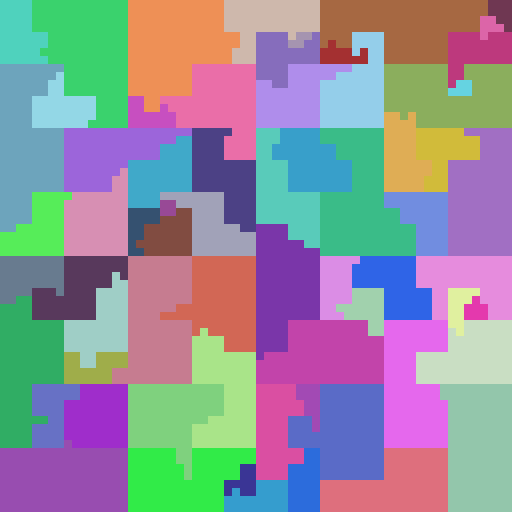
Frame 1 (no input)
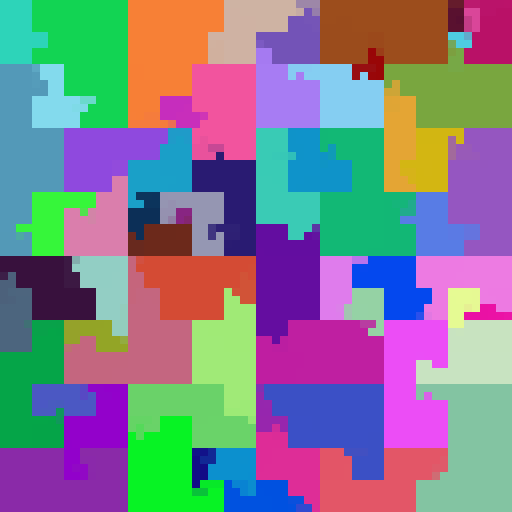
Frame 60 (the mouse pressed at the canvas centre just before this capture)
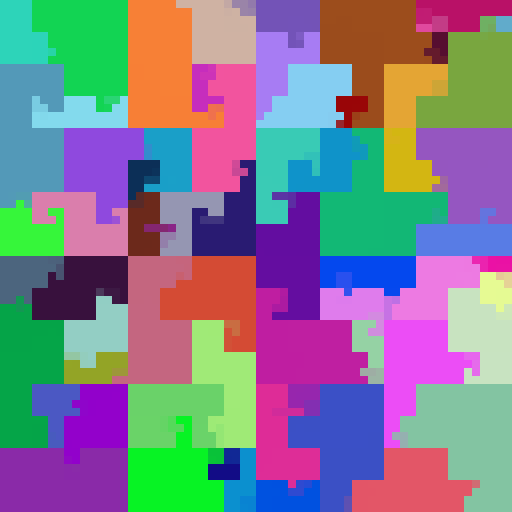
Frame 120 (the mouse held since frame 60 and released just before this capture)

The Processing sketch that drew these frames (run headless with seeded random() and noise(); from frame 60 on, the mouse is pressed at the canvas centre):

// Processing sketch: processing_15000
// ── processing_15000.pde

float DEPTH=6; // recursion depth. Increase for more accuracy
float SIZE=512.0; // window size
float x,y; // current position
float sz=SIZE/(float)Math.pow(2,DEPTH); // size of individual cells
float CELLS=(float)Math.pow(Math.pow(2,DEPTH),2); // total number of cells
boolean showCurve=false;

// data goes in here
float[] values=new float[]{121.4,65.8,55.3,14.7,99.9,670.0,56.0,43.0,78.0,5.10,11.3,78.9,3.2};

float[] cellcounts; // corresponding number of cells for each value
color[] colours; // colours for each value
int ixValue; // used as pointer to current value in array

void setup() {
  size(512,512);
  reset();
  rectMode(CENTER);
  noStroke();
}

void nudge() {
  // change values at random
  for (int i=0;i<values.length;i++) {
    values[i]*=random(0.98,1.02);
  }
  cellcounts=new float[values.length];
  float total=0.0;
  for (int i=0;i<values.length;i++) total+=values[i];
  //print("Total="+total+"\n");
  for (int i=0;i<cellcounts.length;i++) {
    cellcounts[i]=(float)Math.ceil(((double)(values[i]/total))*CELLS);
  }
  ixValue=0;
}

void keyPressed() {
  if (key=='+' || key=='=') {
    // more detailed but slower
    if (DEPTH<8) {
      DEPTH+=1; 
      sz=SIZE/(float)Math.pow(2,DEPTH); // size of individual cells
      CELLS=(float)Math.pow(Math.pow(2,DEPTH),2); // total number of cells
      reset();
    }
  }
  if (key=='-' || key=='_') {
    // less detailed but faster
    if (DEPTH>2) {
      DEPTH-=1; 
      sz=SIZE/(float)Math.pow(2,DEPTH); // size of individual cells
      CELLS=(float)Math.pow(Math.pow(2,DEPTH),2); // total number of cells
      reset();
    }
  }
  if (key==' ') {
    showCurve=!showCurve;
  }
}

void reset() {
  values=new float[(int)random(10,100)];
  for (int i=0;i<values.length;i++) {
    values[i]=random(10,1000);
  }
  cellcounts=new float[values.length];
  colours=new color[values.length];
  float total=0.0;
  for (int i=0;i<values.length;i++) total+=values[i];
  //print("Total="+total+"\n");
  for (int i=0;i<cellcounts.length;i++) {
    cellcounts[i]=(float)Math.ceil(((double)(values[i]/total))*CELLS);
    colours[i]=color(random(0,255),random(0,255),random(0,255),200);
    //print ("["+i+"] "+values[i]+"->"+cellcounts[i]+"\n");
  }
  ixValue=0;
}

void mouseClicked() {
  reset();
}

void draw() {
  hilbert(0, 0, SIZE, 0, 0, SIZE, DEPTH);
  nudge();
}


void hilbert(float x0, float y0, float xis, float xjs, float yis, float yjs, float n) {
  //code ported from the following source
  //http://www.dcs.napier.ac.uk/~andrew/hilbert.html
  if (n<= 0) {
     if (showCurve) {
       stroke(0);
       line(x,y,x0+(xis+yis)/2, y0+(xjs+yjs)/2);
     }
     noStroke();
     x=x0+(xis+yis)/2;
     y=y0+(xjs+yjs)/2;
     fill(colours[ixValue]);
     rect(x,y,sz,sz);
     cellcounts[ixValue]-=1;
     if (cellcounts[ixValue]<=0) ixValue+=1;
  } else {
    hilbert(x0, y0, yis/2, yjs/2, xis/2, xjs/2, n-1);
    hilbert(x0+xis/2, y0+xjs/2 ,xis/2, xjs/2, yis/2, yjs/2, n-1);
    hilbert(x0+xis/2+yis/2, y0+xjs/2+yjs/2, xis/2, xjs/2, yis/2, yjs/2,n-1);
    hilbert(x0+xis/2+yis, y0+xjs/2+yjs, -yis/2,-yjs/2, -xis/2, -xjs/2,n-1);
  }
}
